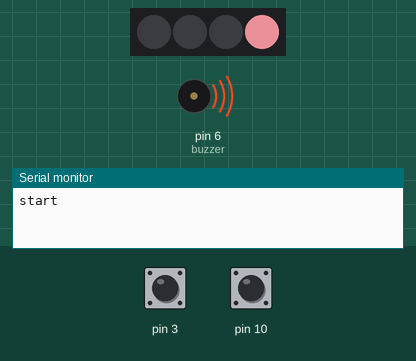
Simulated run of this sketch. Board: Arduino Uno, built with avr-gcc and run on an emulated ATmega328P. Parts: 4 RGB LEDs in strip order, left to right, buzzer (waves = sounding), the last lines printed to the serial monitor. The inputs (shaded band) are chosen by the test bench; at power-on: pin 3 HIGH, pin 10 HIGH. Dim RGB values are drawn brighter than linear; random numbers use the default seed unless the sketch sets one.

Above: at 1.68 s.
At 4.77 s:
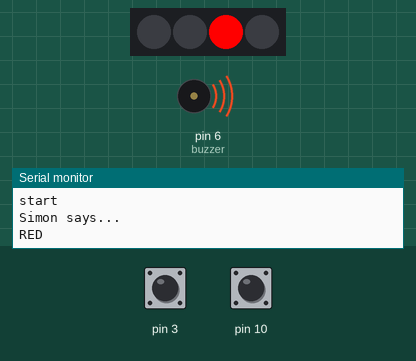
At 7.12 s:
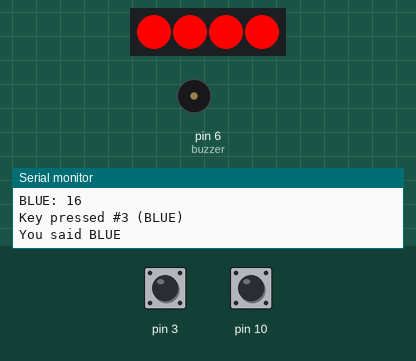
At 16.2 s:
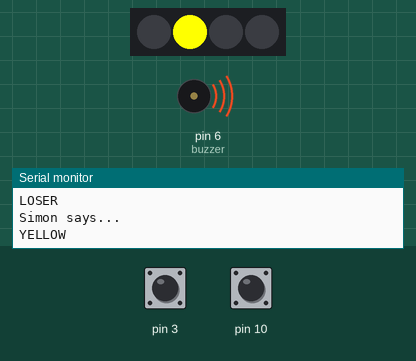
At 24.53 s:
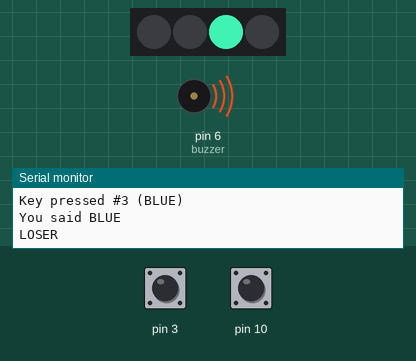
At 33.3 s:
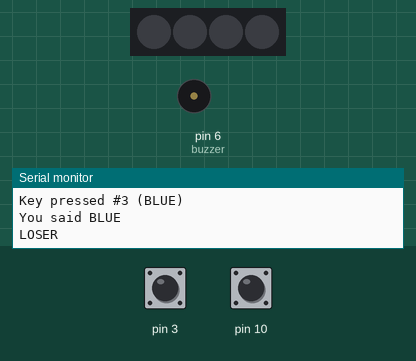
Timing chart, 0 to 40.0 s (numbered marks = the images above):
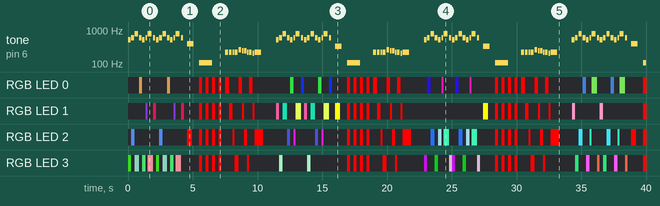

Measured:
- by itself, RGB LED 1: off → RGB(70, 32, 114) at 1.4 s, → off 0.14 s later, → RGB(157, 17, 56) 0.43 s later, → off 0.22 s later, … (71 changes in this stretch)
- by itself, RGB LED 0: off → RGB(143, 102, 47) at 0.85 s, → off 0.26 s later, → RGB(143, 102, 47) 1.9 s later, → off 0.26 s later, … (71 changes in this stretch)

The sketch:

Simon.ino
```cpp
// Wiring:
// Buzzer + : D6
// Buzzer - : GND
// LED strip + : VBatt
// LED strip - : GND
// LED stip in : D12
// TOUCH OUT : SDA
// YELLOW : RX
// GREEN : D10
// RED : TX
// BLUE : SCL

//Libraries
#include <CapacitiveSensor.h>
#include <Adafruit_NeoPixel.h>
#include "pitches.h"

//Power is VBatt and Input is D12 on Flora
Adafruit_NeoPixel strip = Adafruit_NeoPixel(4,12,NEO_GRB + NEO_KHZ800);

#define MAXROUNDS 255

#define TOUCH_OUT 0 //RX on Flora

CapacitiveSensor cs_Green = CapacitiveSensor(TOUCH_OUT,10); //D10 on Flora
CapacitiveSensor cs_Yellow = CapacitiveSensor(TOUCH_OUT,0); //RX on Flora (orange)
CapacitiveSensor cs_Red = CapacitiveSensor(TOUCH_OUT,1); //TX on Flora (purple)
CapacitiveSensor cs_Blue = CapacitiveSensor(TOUCH_OUT,3); //SCL on Flora

int buzzer = 6; //D6 on Flora

//Color constants
#define ERROR_COLOR strip.Color(255,0,0)
#define PRETTY_COLOR strip.Color(255,0,255)

//Error sound constant
#define ERROR_SOUND NOTE_A2

//Arrays for sensors: Physical sensors, sensor names, LED color, and sound
CapacitiveSensor sensors[] = {cs_Green, cs_Yellow, cs_Red, cs_Blue};
String buttons[] = {"GREEN", "YELLOW", "RED", "BLUE"};
uint32_t colors[] = {strip.Color(0,255,0), strip.Color(255,255,0), strip.Color(255,0,0), strip.Color(0,0,255)};
int sounds[] = {NOTE_C4, NOTE_E4, NOTE_G4, NOTE_C5};


//boolean currentPressed[] = {false, false, false, false};

//Sensor sensitivity threshold
#define THRESH 5

// Arrays that contain the notes for the melodies at the start and end of the game
int melody_start[] =
{
	NOTE_C5, NOTE_D5, NOTE_G5, NOTE_D5, NOTE_C5, NOTE_D5, NOTE_G5, NOTE_D5
};

int melody_end[] =
{
	NOTE_A3, NOTE_A3, NOTE_A3, NOTE_A3, NOTE_C4, NOTE_B3, NOTE_B3, NOTE_A3, NOTE_A3, NOTE_GS3, NOTE_A3
};


//Note durations for each respective melody: 4 = quarter note, 8 = eighth note, etc.:
int noteDurations_start[] =
{
	5, 5, 4, 5, 5, 9, 3, 6
};

int noteDurations_end[] =
{
	4, 5, 9, 4, 5, 9, 5, 9, 5, 9, 2
};


void setup()
{
	Serial.begin(9600);
	Serial.println("start");
	strip.begin();
	strip.show();

}

void loop()
{
	startingSequence();
	delay(250);

	playGame();

	endingSequence();
	delay(1000);

}

void startingSequence(){
	// Create a vector of ids of lights that will light up with the music
	int light_sequence[8];
	uint32_t color_sequence[8];
	for (int i = 0; i < 8 ; i++) {
		int id = int(random(4));
		if (i != 0){
			while (id == light_sequence[i-1]) {
				id = int(random(4));
			}
		}
		light_sequence[i] = id;
		color_sequence[i] = strip.Color(int(random(255)),int(random(255)),int(random(255)));
	}
	playMelody(melody_start, noteDurations_start, 8, 2, light_sequence, color_sequence);
}

void endingSequence(){
	// Create a vector of ids of lights that will light up with the music
	int light_sequence[11];
	uint32_t color_sequence[11];
	for (int i = 0; i < 11 ; i++) {
		light_sequence[i] = i % 4;
		color_sequence[i] = ERROR_COLOR;
	}
	playMelody(melody_end, noteDurations_end, 11, 1, light_sequence, color_sequence);
}

int checkForUserInput()
{
	bool new_pressed = false;
	int result = -1;

	for (int i=0;i<4;i++) {

		long total = sensors[i].capacitiveSensor(50);
		Serial.print(buttons[i]);Serial.print(": ");Serial.println(total);

		// check if we are sensing that a finger is touching the pad
		// and that it wasnt already pressed
		if ((total > THRESH)){// && (! currentPressed[i])) {
			Serial.print("Key pressed #"); Serial.print(i);
			Serial.print(" ("); Serial.print(buttons[i]); Serial.println(")");
		//	currentPressed[i] = true;
		//	activateColor(i);
			if (!new_pressed) {
				result = i;
			} else {
				result = -1;
			}
		}
	/*	else if ((total <= THRESH) && (currentPressed[i])) {
		// key was released (no touch, and it was pressed before)
			Serial.print("Key released #"); Serial.print(i);
			Serial.print(" ("); Serial.print(buttons[i]); Serial.println(")");
			currentPressed[i] = false;
			deactivateColor(i);

		}*/

	}

	return result;
}

void playGame(){
	//Variable keeps track of rounds
  int round = 0; //sequence
  int turn = 0; // press

  //Declarelist of color IDs
  int colorIds[MAXROUNDS];

  boolean playing = true;

  while(playing && round < MAXROUNDS){
    //Add a random color to the colorID list
    colorIds[round] = generateColor();

    //Simon's turn. Show sequence of colors.
      displayColors(colorIds, round);

     //Reset turn;
      turn = 0;

    //Checks if each user input matches sequence
    while (turn <= round){
      Serial.println("It's your turn now...");
      //User's Turn. Add input
      int userInput = -1;
      while (userInput == -1) { // need to add a timeout here if the user does not input anything
      	userInput = checkForUserInput();	// the sound/feedback for touching is dealt with the touching instead of being a feedback from the game loop
      }
      Serial.print("You said ");Serial.println(buttons[userInput]);

      //Simon checks if you have what it takes.
      if (simonCheck(turn, userInput, colorIds) == true) {
      	activateColor(userInput);
        turn++;
        Serial.println("Success!");
        delay(200);
        deactivateAll();
        delay(200);
        continue;
      }
      else {
      	badFeedback();
        round = 0;
        playing = false;
        Serial.println("LOSER");
        break;
      }
    }
    deactivateAll();
    if (playing) {
    	round++;
    	delay(500);
    }
  }
}

//Method that prints array of colors
void displayColors(int colorIds[], int round){
  Serial.println("Simon says...");
  for (int i = 0; i <= round; i++) {
  	  Serial.println(buttons[colorIds[i]]);
	  activateColor(colorIds[i]);
	  delay(400);
	  deactivateColor(colorIds[i]);
	  delay(400);
  }
}

boolean simonCheck(int turn, int userInput, int colorIds[]) {
  if (userInput == colorIds[turn]) {
    return true;
  }
  else{
    return false;
  }
}

//Method that adds random color to list
int generateColor() {
  int colorId = int(random(4));
  return colorId;
}

void activateColor(int index)
{
	strip.setPixelColor(index,colors[index]);
	strip.show();
	tone(buzzer, sounds[index],500);
}

void deactivateColor(int index)
{
	strip.setPixelColor(index,strip.Color(0,0,0));
	strip.show();
}

void deactivateAll()
{
	for (int i=0;i<4;i++) {
		deactivateColor(i);
	}
}

void cheerfulFeedback(){

}

void badFeedback(){

	tone(buzzer, ERROR_SOUND,1000);
	for (int repeat=0;repeat<4;repeat++)
	{
		for (int i=0;i<4;i++) {
			strip.setPixelColor(i,ERROR_COLOR);
			strip.show();
		}
		delay(250);
		for (int i=0;i<4;i++) {
			deactivateColor(i);
		}
		delay(250);
	}
}

void playMelody(int melody[], int durations[], int nb, int repeat, int light_sequence[], uint32_t color_sequence[])
{
	for (int j = 0; j < repeat; j++)
	{
		for (int thisNote = 0; thisNote < nb; thisNote++)
		{

			// to calculate the note duration, take one second
			// divided by the note type.
			//e.g. quarter note = 1000 / 4, eighth note = 1000/8, etc.
			int noteDuration = 1000 / durations[thisNote];
			tone(buzzer, melody[thisNote], noteDuration);

			// light up the corresponding light in the light sequence
			strip.setPixelColor(light_sequence[thisNote],color_sequence[thisNote]);
			strip.show();

			// to distinguish the notes, set a minimum time between them.
			// the note's duration + 30% seems to work well:
			int pauseBetweenNotes = noteDuration * 1.30;
			delay(pauseBetweenNotes);
			// stop the tone playing:
			noTone(buzzer);

			// turn off the light
			strip.setPixelColor(light_sequence[thisNote],strip.Color(0,0,0));
			strip.show();
		}
	}
}
```

pitches.h
```cpp
/*************************************************
 * Public Constants
 *************************************************/

#define NOTE_B0  31
#define NOTE_C1  33
#define NOTE_CS1 35
#define NOTE_D1  37
#define NOTE_DS1 39
#define NOTE_E1  41
#define NOTE_F1  44
#define NOTE_FS1 46
#define NOTE_G1  49
#define NOTE_GS1 52
#define NOTE_A1  55
#define NOTE_AS1 58
#define NOTE_B1  62
#define NOTE_C2  65
#define NOTE_CS2 69
#define NOTE_D2  73
#define NOTE_DS2 78
#define NOTE_E2  82
#define NOTE_F2  87
#define NOTE_FS2 93
#define NOTE_G2  98
#define NOTE_GS2 104
#define NOTE_A2  110
#define NOTE_AS2 117
#define NOTE_B2  123
#define NOTE_C3  131
#define NOTE_CS3 139
#define NOTE_D3  147
#define NOTE_DS3 156
#define NOTE_E3  165
#define NOTE_F3  175
#define NOTE_FS3 185
#define NOTE_G3  196
#define NOTE_GS3 208
#define NOTE_A3  220
#define NOTE_AS3 233
#define NOTE_B3  247
#define NOTE_C4  262
#define NOTE_CS4 277
#define NOTE_D4  294
#define NOTE_DS4 311
#define NOTE_E4  330
#define NOTE_F4  349
#define NOTE_FS4 370
#define NOTE_G4  392
#define NOTE_GS4 415
#define NOTE_A4  440
#define NOTE_AS4 466
#define NOTE_B4  494
#define NOTE_C5  523
#define NOTE_CS5 554
#define NOTE_D5  587
#define NOTE_DS5 622
#define NOTE_E5  659
#define NOTE_F5  698
#define NOTE_FS5 740
#define NOTE_G5  784
#define NOTE_GS5 831
#define NOTE_A5  880
#define NOTE_AS5 932
#define NOTE_B5  988
#define NOTE_C6  1047
#define NOTE_CS6 1109
#define NOTE_D6  1175
#define NOTE_DS6 1245
#define NOTE_E6  1319
#define NOTE_F6  1397
#define NOTE_FS6 1480
#define NOTE_G6  1568
#define NOTE_GS6 1661
#define NOTE_A6  1760
#define NOTE_AS6 1865
#define NOTE_B6  1976
#define NOTE_C7  2093
#define NOTE_CS7 2217
#define NOTE_D7  2349
#define NOTE_DS7 2489
#define NOTE_E7  2637
#define NOTE_F7  2794
#define NOTE_FS7 2960
#define NOTE_G7  3136
#define NOTE_GS7 3322
#define NOTE_A7  3520
#define NOTE_AS7 3729
#define NOTE_B7  3951
#define NOTE_C8  4186
#define NOTE_CS8 4435
#define NOTE_D8  4699
#define NOTE_DS8 4978
```
